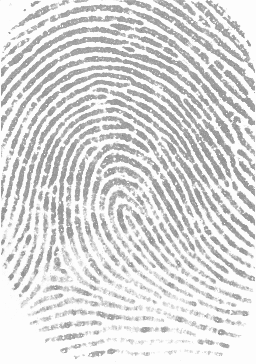
#> input picture samples/sample_1_1.png, 256 x 364 px
$ python -i fingerprints.py   (imports and definitions only)
#> lines starting #> are read from the running program, lines starting #| are printed output that depends on the picture; after the words box and inside, x2 and y2 are one past the last pixel; in counts of white or black regions, pixels touching at a corner belong together
### utils.py
import math
import numpy as np
import cv2 as cv
import urllib.request
import IPython
import base64
import html

# Utility function to show an image
# [92 lines left out: functions show, load_from_url, draw_orientations, draw_minutiae, not called in this run]

# Utility function to generate gabor filter kernels

_sigma_conv = (3.0/2.0)/((6*math.log(10))**0.5)
# sigma is adjusted according to the ridge period, so that the filter does not contain more than three effective peaks
def _gabor_sigma(ridge_period):
    return _sigma_conv * ridge_period

def _gabor_size(ridge_period):
    p = int(round(ridge_period * 2 + 1))
    if p % 2 == 0:
        p += 1
    return (p, p)

def gabor_kernel(period, orientation):
    f = cv.getGaborKernel(_gabor_size(period), _gabor_sigma(period), np.pi/2 - orientation, period, gamma = 1, psi = 0)
    f /= f.sum()
    f -= f.mean()
    return f


# Utility functions for minutiae
def angle_abs_difference(a, b):
    return math.pi - abs(abs(a - b) - math.pi)

def angle_mean(a, b):
    return math.atan2((math.sin(a)+math.sin(b))/2, ((math.cos(a)+math.cos(b))/2))

# Utility functions for MCC
# [25 lines left out: functions draw_minutiae_and_cylinder, draw_match_pairs, not called in this run]

### fingerprints.py
from os import path
import utils
import math
import numpy as np
import cv2 as cv
import matplotlib.pyplot as plt
from utils import *

STORAGE_PATH = 'storage/'

W = (23, 23)

mcc_sigma_s = 7.0
mcc_tau_psi = 400.0
mcc_mu_psi = 1e-2

def read(path: str):
    fingerprint = cv.imread('samples/sample_1_1.png', cv.IMREAD_GRAYSCALE)
    # img = show(fingerprint, f'Fingerprint with size (w,h): {fingerprint.shape[::-1]}')
    cv.imshow("Fingerprint", fingerprint)
    cv.waitKey(0)
    cv.destroyAllWindows()

def pipeline(path: str) -> tuple:
#> called with path = 'samples/sample_1_1.png'
    fingerprint = cv.imread(path, cv.IMREAD_GRAYSCALE)
#> fingerprint is the input picture: shape (364, 256); min 119, max 253, mean 218
    # Needs to be resized. Use 256, 256

    # Segment
    gx, gy = cv.Sobel(fingerprint, cv.CV_32F, 1, 0), cv.Sobel(fingerprint, cv.CV_32F, 0, 1)
    gx2, gy2 = gx**2, gy**2
    gm = np.sqrt(gx2 + gy2)
    sum_gm = cv.boxFilter(gm, -1, (25, 25), normalize = False)
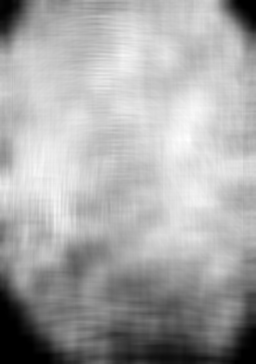
#> sum_gm: shape (364, 256) float32; min 0, max 135921.1, mean 89273; drawn with min black and max white
    thr = sum_gm.max() * 0.2
#> thr = 27184.2
    mask = cv.threshold(sum_gm, thr, 255, cv.THRESH_BINARY)[1].astype(np.uint8)
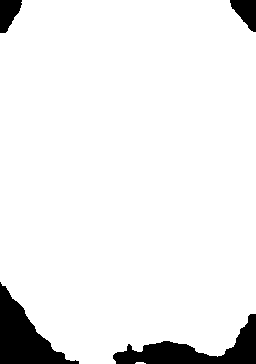
#> mask: shape (364, 256); 93% white; 4 black regions, box (x1, y1, x2, y2) and area: (0, 282, 79, 364) 2783, (113, 314, 256, 364) 2694, (230, 0, 256, 32) 525, (0, 0, 22, 33) 503

    gxx = cv.boxFilter(gx2, -1, W, normalize = False)
    gyy = cv.boxFilter(gy2, -1, W, normalize = False)
    gxy = cv.boxFilter(gx * gy, -1, W, normalize = False)
    gxx_gyy = gxx - gyy
    gxy2 = 2 * gxy

    orientations = (cv.phase(gxx_gyy, -gxy2) + np.pi) / 2 # '-' to adjust for y axis direction
    sum_gxx_gyy = gxx + gyy
    strengths = np.divide(cv.sqrt((gxx_gyy**2 + gxy2**2)), sum_gxx_gyy, out=np.zeros_like(gxx), where=sum_gxx_gyy!=0)

    region = fingerprint[10:90,80:130]
    smoothed = cv.blur(region, (5,5), -1)
    xs = np.sum(smoothed, 1)
#> xs = 80 values, max 12058 at index 4, min 8966 at index 40, mean 10389
    local_maxima = np.nonzero(np.r_[False, xs[1:] > xs[:-1]] & np.r_[xs[:-1] >= xs[1:], False])[0]
#> local_maxima = [4, 14, 24, 35, 45, 54, 62, 70]
    distances = local_maxima[1:] - local_maxima[:-1]
#> distances = [10, 10, 11, 10, 9, 8, 8]
    ridge_period = np.average(distances)
#> ridge_period = 9.43

    # Enhance
    or_count = 8
    gabor_bank = [gabor_kernel(ridge_period, o) for o in np.arange(0, np.pi, np.pi/or_count)]
#> in _gabor_size, `p = int(round(ridge_period * 2 + 1))`: p = 20
#> in _gabor_size, `p += 1`: p = 21
#> in gabor_kernel (call 8), `f = cv.getGaborKernel(_gabor_size(period), _gabor_sigma(period), np.pi..`:
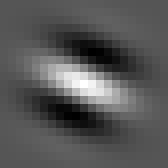
#> f: shape (21, 21) float64 (shown 8 times larger); min -0.507, max 1, mean 0.00795; drawn with min black and max white
#> gabor_bank = 8 items
    nf = 255-fingerprint
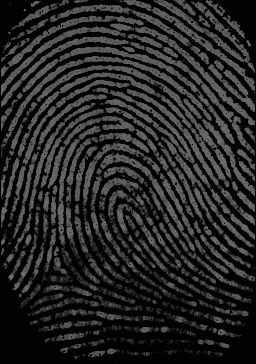
#> nf: shape (364, 256); min 2, max 136, mean 37
    all_filtered = np.array([cv.filter2D(nf, cv.CV_32F, f) for f in gabor_bank])

    y_coords, x_coords = np.indices(fingerprint.shape)
    # For each pixel, find the index of the closest orientation in the gabor bank
    orientation_idx = np.round(((orientations % np.pi) / np.pi) * or_count).astype(np.int32) % or_count
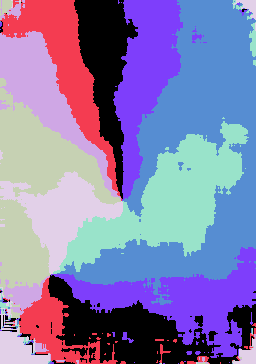
#> orientation_idx: shape (364, 256) int32; 8 distinct labels, from 0 to 7; one colour per label, 0 black
    # Take the corresponding convolution result for each pixel, to assemble the final result
    filtered = all_filtered[orientation_idx, y_coords, x_coords]
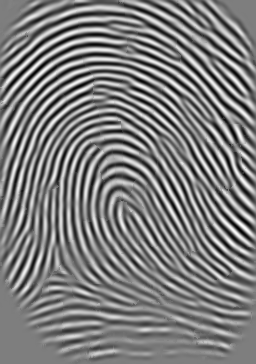
#> filtered: shape (364, 256) float32; min -733.5, max 748.7, mean 0; drawn with min black and max white
    # Convert to gray scale and apply the mask
    enhanced = mask & np.clip(filtered, 0, 255).astype(np.uint8)

    # Minutiae
    _, ridge_lines = cv.threshold(enhanced, 32, 255, cv.THRESH_BINARY)
#> ridge_lines: shape (364, 256); 43% white; 49 white regions (1 under 20 px), largest, box (x1, y1, x2, y2) and area: (83, 144, 248, 326) 3151, (15, 117, 256, 304) 2842, (0, 81, 256, 257) 1766
    skeleton = cv.ximgproc.thinning(ridge_lines, thinningType = cv.ximgproc.THINNING_GUOHALL)
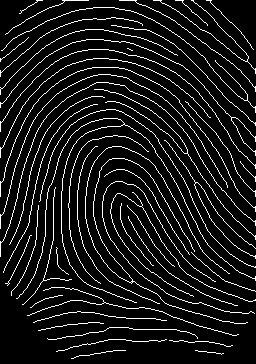
#> skeleton: shape (364, 256); 9.2% white in thin lines or dots
    cn_filter = np.array([
        [  1,  2,  4],
        [128,  0,  8],
        [ 64, 32, 16]
    ])

    def compute_crossing_number(values):
        return np.count_nonzero(values < np.roll(values, -1))


    all_8_neighborhoods = [np.array([int(d) for d in f'{x:08b}'])[::-1] for x in range(256)]
    cn_lut = np.array([compute_crossing_number(x) for x in all_8_neighborhoods]).astype(np.uint8)

    skeleton01 = np.where(skeleton!=0, 1, 0).astype(np.uint8)
    # Apply the filter to encode the 8-neighborhood of each pixel into a byte [0,255]
    neighborhood_values = cv.filter2D(skeleton01, -1, cn_filter, borderType = cv.BORDER_CONSTANT)
    # Apply the lookup table to obtain the crossing number of each pixel from the byte value of its neighborhood
    cn = cv.LUT(neighborhood_values, cn_lut)
    # Keep only crossing numbers on the skeleton
    cn[skeleton==0] = 0

    minutiae = [(x,y,cn[y,x]==1) for y, x in zip(*np.where(np.isin(cn, [1,3])))]
#> minutiae = 182 items, first 6: (36, 0, True), (37, 0, False), (42, 0, True), (62, 0, True), (64, 0, False), (88, 0, True)
    mask_distance = cv.distanceTransform(cv.copyMakeBorder(mask, 1, 1, 1, 1, cv.BORDER_CONSTANT), cv.DIST_C, 3)[1:-1,1:-1]
    filtered_minutiae = list(filter(lambda m: mask_distance[m[1], m[0]]>10, minutiae))
#> filtered_minutiae = 55 items, first 6: (111, 25, True), (142, 25, True), (207, 25, True), (28, 37, True), (127, 48, True), (132, 50, True)

    def compute_next_ridge_following_directions(previous_direction, values):
        next_positions = np.argwhere(values!=0).ravel().tolist()
        if len(next_positions) > 0 and previous_direction != 8:
            # There is a previous direction: return all the next directions, sorted according to the distance from it,
            #                                except the direction, if any, that corresponds to the previous position
            next_positions.sort(key = lambda d: 4 - abs(abs(d - previous_direction) - 4))
            if next_positions[-1] == (previous_direction + 4) % 8: # the direction of the previous position is the opposite one
                next_positions = next_positions[:-1] # removes it
        return next_positions

    r2 = 2**0.5 # sqrt(2)
    # The eight possible (x, y) offsets with each corresponding Euclidean distance
    xy_steps = [(-1,-1,r2),( 0,-1,1),( 1,-1,r2),( 1, 0,1),( 1, 1,r2),( 0, 1,1),(-1, 1,r2),(-1, 0,1)]

    # LUT: for each 8-neighborhood and each previous direction [0,8],
    #      where 8 means "none", provides the list of possible directions
    nd_lut = [[compute_next_ridge_following_directions(pd, x) for pd in range(9)] for x in all_8_neighborhoods]
    def follow_ridge_and_compute_angle(x, y, d = 8):
        px, py = x, y
        length = 0.0
        while length < 20: # max length followed
            next_directions = nd_lut[neighborhood_values[py,px]][d]
            if len(next_directions) == 0:
                break
            # Need to check ALL possible next directions
            if (any(cn[py + xy_steps[nd][1], px + xy_steps[nd][0]] != 2 for nd in next_directions)):
                break # another minutia found: we stop here
            # Only the first direction has to be followed
            d = next_directions[0]
            ox, oy, l = xy_steps[d]
            px += ox ; py += oy ; length += l
        # check if the minimum length for a valid direction has been reached
        return math.atan2(-py+y, px-x) if length >= 10 else None


    valid_minutiae = []
    for x, y, term in filtered_minutiae:
        d = None
        if term: # termination: simply follow and compute the direction
            d = follow_ridge_and_compute_angle(x, y)
        else: # bifurcation: follow each of the three branches
            dirs = nd_lut[neighborhood_values[y,x]][8] # 8 means: no previous direction
            if len(dirs)==3: # only if there are exactly three branches
                angles = [follow_ridge_and_compute_angle(x+xy_steps[d][0], y+xy_steps[d][1], d) for d in dirs]
                if all(a is not None for a in angles):
                    a1, a2 = min(((angles[i], angles[(i+1)%3]) for i in range(3)), key=lambda t: angle_abs_difference(t[0], t[1]))
                    d = angle_mean(a1, a2)
        if d is not None:
            valid_minutiae.append( (x, y, term, d) )
#> this loop made 55 passes
#> (x, y, term, dirs, angles, a1) on passes 15, 16, 20, 23, 31, 43, 50: (231, 117, False, [0, 3, 5], [2.32, -0.675, -1.08], -0.675), (124, 124, False, [1, 4, 7], [2.87, -0.532, -2.98], -2.98), (187, 153, False, [1, 4, 7], [2.06, -1.01, 2.32], 2.32), (195, 182, False, [0, 3, 5], [2.13, -0.938, -1.23], -0.938), (141, 206, False, [2, 4, 7], [2.18, -1.04, 2.54], 2.54), (43, 280, False, [1, 3, 6], [1.3, 0.0526, -2.21], 1.3), (104, 302, False, [0, 3, 6], [2.7, -0.271, 3.04], 3.04)
#> (x, y, term, d) on passes 1, 2, 3, 4, 7, 8: (111, 25, True, -0.157), (142, 25, True, 2.8), (207, 25, True, 2.43), (28, 37, True, -2.46), (177, 55, True, 2.61), (215, 60, True, -0.785)
#> after the loop, valid_minutiae = 52 items, first 6: (111, 25, True, -0.157), (142, 25, True, 2.8), (207, 25, True, 2.43), (28, 37, True, -2.46), (177, 55, True, 2.61), (215, 60, True, -0.785)

    mcc_radius = 70
    mcc_size = 16

    g = 2 * mcc_radius / mcc_size
    x = np.arange(mcc_size)*g - (mcc_size/2)*g + g/2
    y = x[..., np.newaxis]
    iy, ix = np.nonzero(x**2 + y**2 <= mcc_radius**2)
    ref_cell_coords = np.column_stack((x[ix], x[iy]))

    mcc_sigma_s = 7.0
    mcc_tau_psi = 400.0
    mcc_mu_psi = 1e-2

    def Gs(t_sqr):
        """"Gaussian function with zero mean and mcc_sigma_s standard deviation, see eq. (7) in MCC paper"""
        return np.exp(-0.5 * t_sqr / (mcc_sigma_s**2)) / (math.tau**0.5 * mcc_sigma_s)

    def Psi(v):
        """"Sigmoid function that limits the contribution of dense minutiae clusters, see eq. (4)-(5) in MCC paper"""
        return 1. / (1. + np.exp(-mcc_tau_psi * (v - mcc_mu_psi)))

    # n: number of minutiae
    # c: number of cells in a local structure
    xyd = np.array([(x,y,d) for x,y,_,d in valid_minutiae]) # matrix with all minutiae coordinates and directions (n x 3)
#> xyd = 52 rows, first 8: [111, 25, -0.157], [142, 25, 2.8], [207, 25, 2.43], [28, 37, -2.46], [177, 55, 2.61], [215, 60, -0.785], [94, 89, -0.157], [104, 97, -3.09]

    # rot: n x 2 x 2 (rotation matrix for each minutia)
    d_cos, d_sin = np.cos(xyd[:,2]).reshape((-1,1,1)), np.sin(xyd[:,2]).reshape((-1,1,1))
#> d_cos = 52 values, max 0.995 at index 9, min -1 at index 51, mean -0.242; d_sin = 52 values, max 0.979 at index 24, min -0.999 at index 25, mean -0.00164
    rot = np.block([[d_cos, d_sin], [-d_sin, d_cos]])

    # rot@ref_cell_coords.T : n x 2 x c
    # xy : n x 2
    xy = xyd[:,:2]
#> xy = 52 pairs, first value 28 to 240, second value 25 to 323
    # cell_coords: n x c x 2 (cell coordinates for each local structure)
    cell_coords = np.transpose(rot@ref_cell_coords.T + xy[:,:,np.newaxis],[0,2,1])

    # cell_coords[:,:,np.newaxis,:]      :  n x c  x 1 x 2
    # xy                                 : (1 x 1) x n x 2
    # cell_coords[:,:,np.newaxis,:] - xy :  n x c  x n x 2
    # dists: n x c x n (for each cell of each local structure, the distance from all minutiae)
    dists = np.sum((cell_coords[:,:,np.newaxis,:] - xy)**2, -1)
    # cs : n x c x n (the spatial contribution of each minutia to each cell of each local structure)
    cs = Gs(dists)
    diag_indices = np.arange(cs.shape[0])
#> diag_indices = 52 values from 0 to 51
    cs[diag_indices,:,diag_indices] = 0 # remove the contribution of each minutia to its own cells

    # local_structures : n x c (cell values for each local structure)
    local_structures = Psi(np.sum(cs, -1))

    ############################################################################################################

    return (fingerprint, valid_minutiae, local_structures)


num_p = 2 # For simplicity: a fixed number of pairs

def similarity(ls1, ls2) -> float:
    dists = np.linalg.norm(ls1[:,np.newaxis,:] - ls2, axis = -1)
    dists /= np.linalg.norm(ls1, axis = 1)[:,np.newaxis] + np.linalg.norm(ls2, axis = 1) # Normalize as in eq. (17) of MCC paper
    pairs = np.unravel_index(np.argpartition(dists, num_p, None)[:num_p], dists.shape)
    score = 1 - np.mean(dists[pairs[0], pairs[1]]) # See eq. (23) in MCC paper
    return score

def draw_minutiae(fingerprint, minutiae, termination_color = (255,0,0), bifurcation_color = (0,0,255)):
    res = cv.cvtColor(fingerprint, cv.COLOR_GRAY2BGR)

    for x, y, t, *d in minutiae:
        color = termination_color if t else bifurcation_color
        if len(d)==0:
            cv.drawMarker(res, (x,y), color, cv.MARKER_CROSS, 8)
        else:
            d = d[0]
            ox = int(round(math.cos(d) * 7))
            oy = int(round(math.sin(d) * 7))
            cv.circle(res, (x,y), 3, color, 1, cv.LINE_AA)
            cv.line(res, (x,y), (x+ox,y-oy), color, 1, cv.LINE_AA)

    return res

>>> result = pipeline('samples/sample_1_1.png')

$ run again, on samples/sample_1_2.png
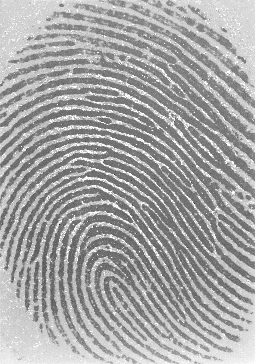
#> input picture samples/sample_1_2.png, 256 x 364 px
#> in pipeline, fingerprint is the input picture: shape (364, 256); min 38, max 253, mean 164.8
#> thr = 31827.8
#> in pipeline, `mask = cv.threshold(sum_gm, thr, 255, cv.THRESH_BINARY)[1].astype(np.u..`:
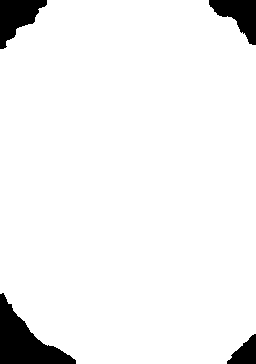
#> mask: shape (364, 256); 94.3% white; 4 black regions, box (x1, y1, x2, y2) and area: (0, 293, 76, 364) 2388, (0, 0, 47, 49) 1278, (209, 0, 256, 45) 1127, (227, 334, 256, 364) 512
#> xs = 80 values, max 8810 at index 0, min 7393 at index 71, mean 8256
#> local_maxima = [7, 13, 23, 32, 40, 46, 49, 57, 66, 76]
#> distances = [6, 10, 9, 8, 6, 3, 8, 9, 10]
#> ridge_period = 7.67
#> in _gabor_size, `p = int(round(ridge_period * 2 + 1))`: p = 16
#> in _gabor_size, `p += 1`: p = 17
#> gabor_bank = 8 items
#> orientation_idx: shape (364, 256) int32; 8 distinct labels, from 0 to 7
#> ridge_lines: shape (364, 256); 45.4% white; 48 white regions (11 under 20 px), largest, box (x1, y1, x2, y2) and area: (0, 34, 256, 163) 2650, (85, 250, 226, 364) 2611, (0, 100, 256, 237) 2465
#> skeleton: shape (364, 256); 8.9% white in thin lines or dots
#> skeleton01: shape (364, 256); values 0 (black) and 1 (white), 8.9% white in thin lines or dots
#> minutiae = 178 items, first 6: (97, 0, True), (111, 0, False), (112, 0, True), (140, 0, True), (159, 2, True), (167, 2, True)
#> filtered_minutiae = 47 items, first 6: (187, 12, True), (211, 33, False), (220, 39, False), (76, 43, True), (213, 51, False), (214, 52, False)
#> the loop in pipeline, `for x, y, term in filtered_minutiae:` made 47 passes
#> (x, y, term, dirs, angles, a1) on passes 2, 3, 12, 20, 21, 22: (211, 33, False, [0, 2, 5], [2.65, -0.644, -0.559], -0.644), (220, 39, False, [1, 3, 7], [2.5, -0.785, 2.58], 2.58), (121, 99, False, [1, 3, 6], [2.72, -0.44, 3.04], 3.04), (224, 130, False, [1, 4, 7], [2.25, -0.751, 2.65], 2.65), (155, 131, False, [1, 3, 7], [2.39, -0.682, 2.77], 2.77), (111, 153, False, [1, 3, 6], [2.87, -0.371, -3.09], -3.09)
#> after the loop in pipeline, `for x, y, term in filtered_minutiae:`: valid_minutiae = 36 items, first 6: (187, 12, True, 2.65), (211, 33, False, -0.601), (220, 39, False, 2.54), (76, 43, True, 3.14), (182, 96, True, 2.39), (85, 97, True, -0.0997)
#> xyd = 36 rows, first 8: [187, 12, 2.65], [211, 33, -0.601], [220, 39, 2.54], [76, 43, 3.14], [182, 96, 2.39], [85, 97, -0.0997], [121, 99, 2.88], [190, 127, -0.82]
#> d_cos = 36 values, max 1 at index 12, min -1 at index 3, mean -0.228; d_sin = 36 values, max 0.793 at index 31, min -0.995 at index 28, mean 0.077
#> xy = 36 pairs, first value 38 to 224, second value 12 to 350
#> in Psi, `return 1. / (1. + np.exp(-mcc_tau_psi * (v - mcc_mu_psi)))`:
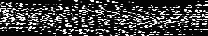
#> returned value: shape (36, 208) float64; min 0.018, max 1, mean 0.247

$ run again, on samples/sample_2.png
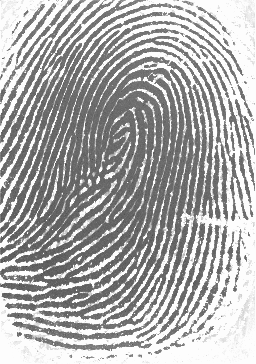
#> input picture samples/sample_2.png, 256 x 364 px
#> in pipeline, fingerprint is the input picture: shape (364, 256); min 53, max 253, mean 173.9
#> thr = 45759.8
#> in pipeline, `mask = cv.threshold(sum_gm, thr, 255, cv.THRESH_BINARY)[1].astype(np.u..`:
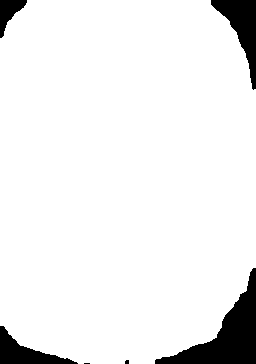
#> mask: shape (364, 256); 92.8% white; 6 black regions (2 under 20 px), largest, box (x1, y1, x2, y2) and area: (155, 268, 256, 364) 3360, (211, 0, 256, 90) 1626, (0, 326, 78, 364) 1167, (0, 0, 27, 38) 490
#> xs = 80 values, max 9586 at index 0, min 6460 at index 79, mean 8267.7
#> local_maxima = [8, 17, 27, 35, 54, 62, 65]
#> distances = [9, 10, 8, 19, 8, 3]
#> ridge_period = 9.5
#> in _gabor_size, `p = int(round(ridge_period * 2 + 1))`: p = 20
#> in _gabor_size, `p += 1`: p = 21
#> gabor_bank = 8 items
#> orientation_idx: shape (364, 256) int32; 8 distinct labels, from 0 to 7
#> ridge_lines: shape (364, 256); 43.7% white; 40 white regions (16 under 20 px), largest, box (x1, y1, x2, y2) and area: (0, 21, 256, 360) 25751, (0, 72, 192, 329) 2560, (0, 12, 252, 243) 2311
#> in pipeline, `skeleton = cv.ximgproc.thinning(ridge_lines, thinningType = cv.ximgpro..`:
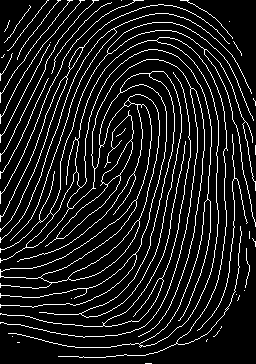
#> skeleton: shape (364, 256); 10.5% white in thin lines or dots
#> minutiae = 208 items, first 6: (48, 0, True), (57, 0, True), (58, 0, False), (60, 0, True), (67, 0, True), (69, 0, False)
#> filtered_minutiae = 91 items, first 6: (114, 28, False), (156, 40, False), (49, 44, True), (82, 47, False), (204, 49, False), (12, 53, True)
#> the loop in pipeline, `for x, y, term in filtered_minutiae:` made 91 passes
#> (x, y, term, dirs, angles, a1) on passes 1, 2, 4, 5, 7, 12: (114, 28, False, [2, 5, 7], [0.418, -2.16, -2.46], -2.16), (156, 40, False, [2, 4, 7], [0, -0.322, -2.93], 0), (82, 47, False, [3, 5, 7], [0.857, -2.06, -2.25], -2.06), (204, 49, False, [0, 3, 5], [2.5, -0.751, -1.01], -0.751), (108, 53, False, [0, 3, 6], [0.888, 0.644, -2.25], 0.888), (149, 73, False, [3, 5, 7], [-0.175, -0.633, -2.88], -0.175)
#> after the loop in pipeline, `for x, y, term in filtered_minutiae:`: valid_minutiae = 54 items, first 6: (114, 28, False, -2.31), (156, 40, False, -0.161), (49, 44, True, -2.06), (82, 47, False, -2.15), (204, 49, False, -0.882), (12, 53, True, -2.01)
#> xyd = 54 rows, first 8: [114, 28, -2.31], [156, 40, -0.161], [49, 44, -2.06], [82, 47, -2.15], [204, 49, -0.882], [12, 53, -2.01], [108, 53, 0.766], [17, 59, 1.13]
#> d_cos = 54 values, max 1 at index 42, min -0.997 at index 45, mean 0.195; d_sin = 54 values, max 0.999 at index 28, min -1 at index 29, mean -0.137
#> xy = 54 pairs, first value 10 to 245, second value 28 to 336
